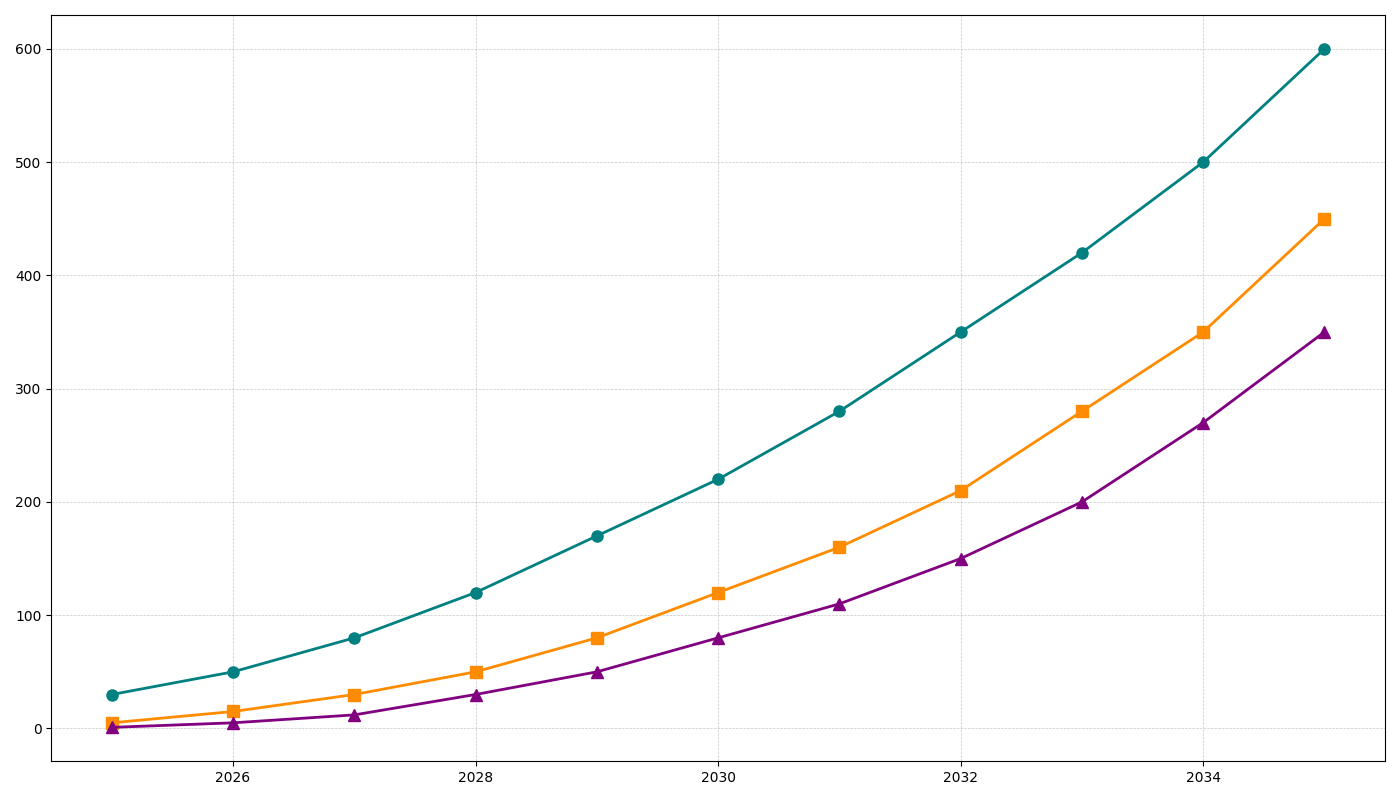

Python code for this plot:
import matplotlib.pyplot as plt
import numpy as np

# Data
years = np.arange(2025, 2036)
auto_vehicles = np.array([30, 50, 80, 120, 170, 220, 280, 350, 420, 500, 600])
drone_deliveries = np.array([5, 15, 30, 50, 80, 120, 160, 210, 280, 350, 450])
hyperloop_pods = np.array([1, 5, 12, 30, 50, 80, 110, 150, 200, 270, 350])

# Setup the figure and subplots
fig, ax1 = plt.subplots(figsize=(14, 8))

# Plot Autonomous Vehicles
ax1.plot(years, auto_vehicles, color='teal', marker='o', linestyle='-', linewidth=2, markersize=8)

# Plot Drone Deliveries
ax1.plot(years, drone_deliveries, color='darkorange', marker='s', linestyle='-', linewidth=2, markersize=8)

# Plot Hyperloop Pods
ax1.plot(years, hyperloop_pods, color='purple', marker='^', linestyle='-', linewidth=2, markersize=8)

# Adding Grid
ax1.grid(True, linestyle='--', linewidth=0.5, alpha=0.7)

# Automatically adjust the layout to prevent overlap
plt.tight_layout()

# Show the plot
plt.show()
